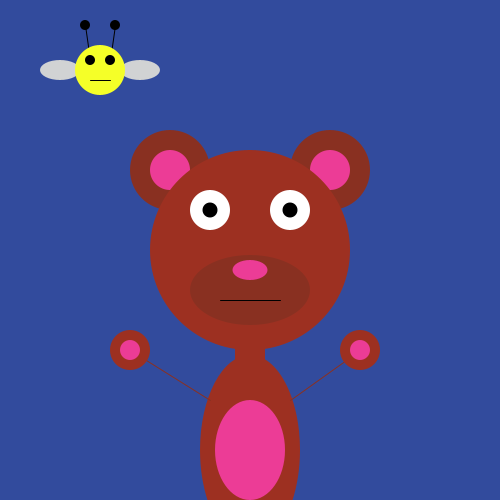
Frame 1 (no input)
Frame 60 (the mouse pressed at the canvas centre just before this capture): identical to frame 1, image omitted
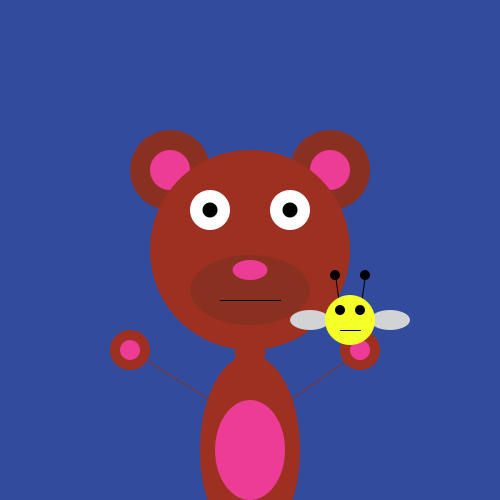
Frame 120 (the mouse held since frame 60 and released just before this capture)

The Processing sketch that drew these frames (run headless with seeded random() and noise(); from frame 60 on, the mouse is pressed at the canvas centre):

// Processing sketch: processing_23654
// ── processing_23654.pde

void setup(){
  size(500,500); //size of screen
  smooth(); //less pixelated
  frameRate(40); //frames per second
}
void draw(){
  background(50,75,157); //RGB
  
  ellipseMode(CENTER);
  rectMode(CENTER);
  noStroke();
  
  fill(137,48,33); //dark brown
  ellipse(330,170,80,80);//ears
  ellipse(170,170,80,80);//ears
  fill(236,60,150); //pink
  ellipse(330,170,40,40); //inside ears
  ellipse(170,170,40,40); //inside ears
  fill(157,48,33); //brown
  ellipse(250,250,200,200);//head
  fill(137,48,33); //dark brown
  ellipse(250,290,120,70); //mouth piece
  fill(257,257,257); //white
  ellipse(210,210,40,40); //eyes white
  ellipse(290,210,40,40); //eyes white
  fill(0,0,0); //black
  ellipse(210,210,15,15); //eyes black
  ellipse(290,210,15,15); //eyes black
  stroke(0,0,0);
  line(220,300,280,300); //mouth
  fill(236,60,150); //pink
  noStroke();
  ellipse(250,270,35,20); //nose
  fill(157,48,33);
  rect(250,375,30,70); //neck
  ellipse(250,450,100,190); //body
  fill(236,60,150); //pink
  ellipse(250,450,70,100);
  stroke(137,48,33);
  line(210,400,130,350); //arm
  line(290,400,360,350);//arm
  noStroke();
  fill(157,48,33);
  ellipse(130,350,40,40); //hands
  ellipse(360,350,40,40);//hands
  fill(236,60,150);
  ellipse(130,350,20,20);//paws
  ellipse(360,350,20,20);//paws
  
  fill(209,211,212); //grey
  ellipse(mouseX+60,mouseY+70,40,20); //wing
  ellipse(mouseX+140,mouseY+70,40,20); //wing
  fill(245,345,40); //yellow
  stroke(0,0,0);
  line(mouseX+90,mouseY+60,mouseX+85,mouseY+25);
  line(mouseX+110,mouseY+60,mouseX+115,mouseY+25); 
  noStroke();
  ellipse(mouseX+100,mouseY+70,50,50); //bee body
  fill(0,0,0);
  ellipse(mouseX+90,mouseY+60,10,10); //eye
  ellipse(mouseX+110,mouseY+60,10,10); //eye
  ellipse(mouseX+85,mouseY+25,10,10);
  ellipse(mouseX+115,mouseY+25,10,10);
  stroke(0,0,0);
  line(mouseX+90,mouseY+80,mouseX+110,mouseY+80);
  noStroke();
  
}


void mousePressed(){
  frameRate(5);
  fill(137,48,33);
  ellipse(210,210,50,50); //eyes white
  ellipse(290,210,50,50); //eyes white
  stroke(0,0,0);
  line(190,210,230,210);
  line(270,210,310,210);
 
}

void keyPressed(){
  stroke(137,48,33);
  line(210,400,130,380); //arm
  line(290,400,360,380);//arm
  noStroke();
  fill(157,48,33);
  ellipse(130,380,40,40); //hands
  ellipse(360,380,40,40);//hands
  fill(236,60,150);
  ellipse(130,380,20,20);//paws
  ellipse(360,380,20,20);//paws
  
  stroke(137,48,33);
  line(210,400,130,320); //arm
  line(290,400,360,320);//arm
  noStroke();
  fill(157,48,33);
  ellipse(130,320,40,40); //hands
  ellipse(360,320,40,40);//hands
  fill(236,60,150);
  ellipse(130,320,20,20);//paws
  ellipse(360,320,20,20);//paws
  
}
